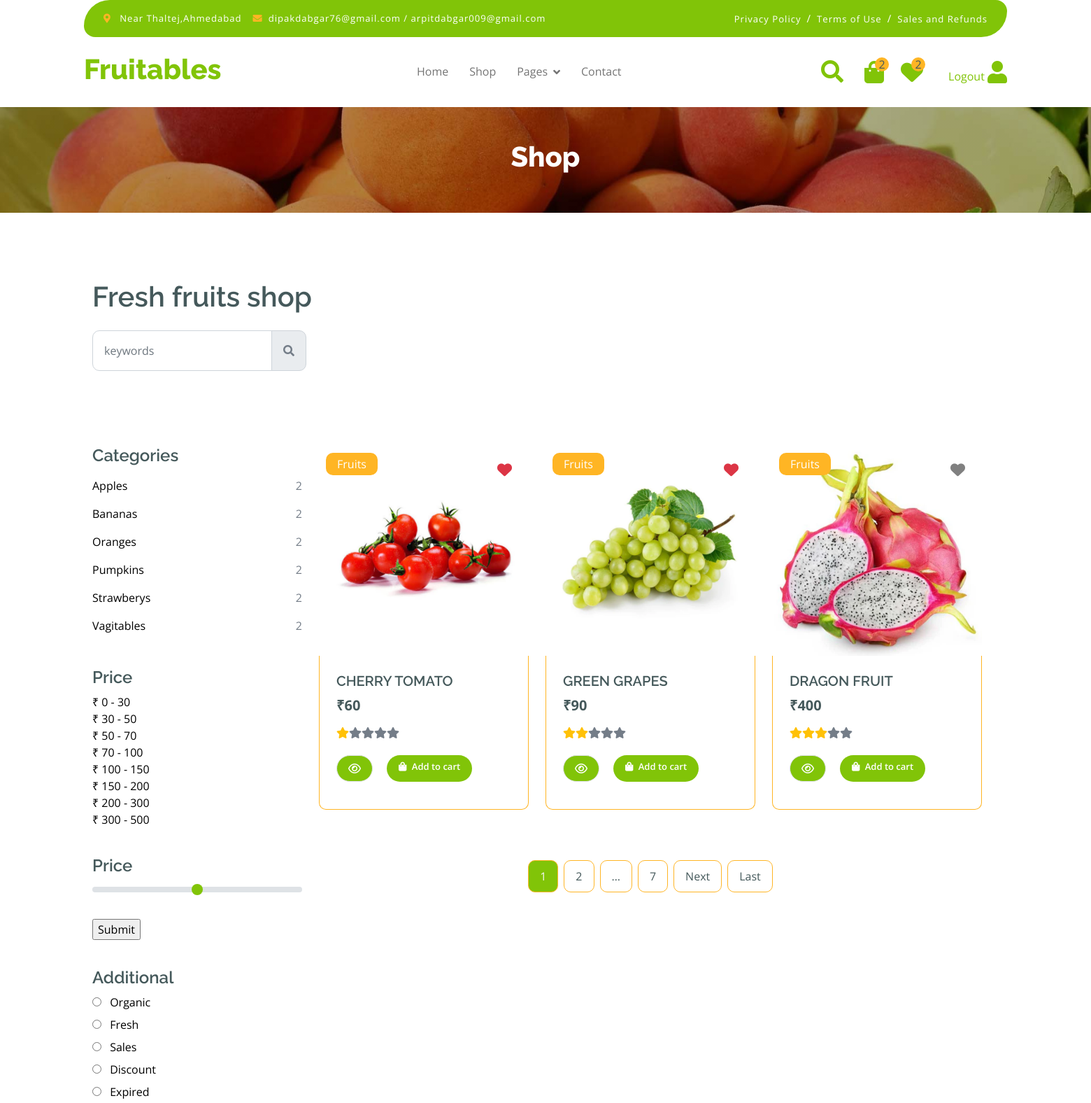
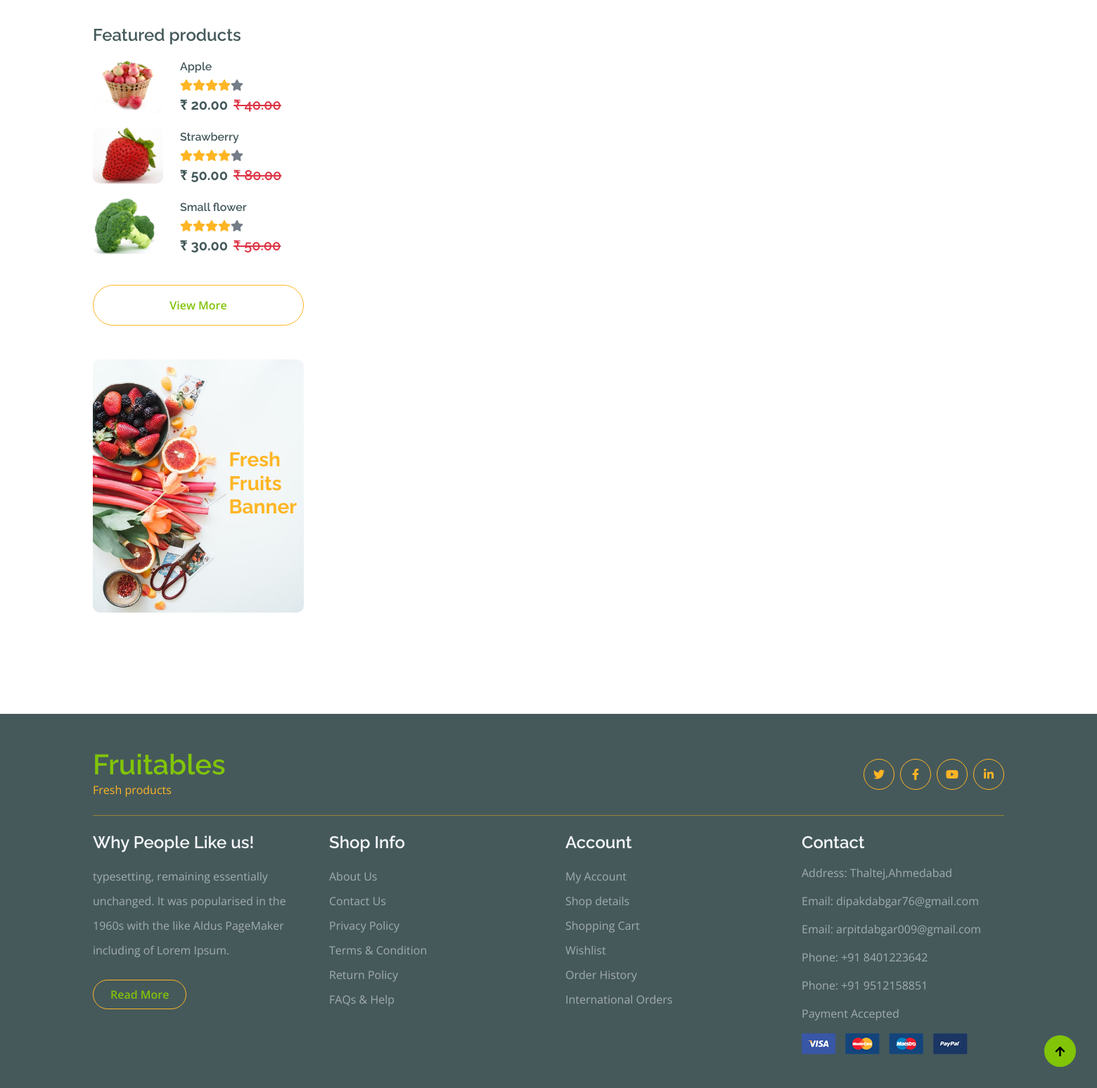
Screenshot of /shop (signed in) with the database file from the repository (2 pictures, top to bottom).
### app/models.py (models this page shows, shortened)
class category(models.Model):
    name1=models.CharField(max_length=30)

class price(models.Model):
    price1 = models.CharField(max_length=50)

class product(models.Model):
    main_category=models.ForeignKey(main_category,on_delete=models.CASCADE,blank=True,null=True)
    sub_category=models.ForeignKey(sub_category,on_delete=models.CASCADE,blank=True,null=True)
    price1=models.ForeignKey(price,on_delete=models.CASCADE,blank=True,null=True)
    name1=models.ForeignKey(category,on_delete=models.CASCADE,blank=True,null=True)
    img=models.ImageField(upload_to='media')
    star=models.IntegerField(default=0)
    name=models.CharField(max_length=50)
    price=models.IntegerField()
    des=models.TextField(blank=True,null=True)

### app/views.py (the view)
# urls.py: path('shop', views.shop, name='shop'),
def shop(request):
    if 'email' in request.session:
        uid=User.objects.get(email=request.session['email'])
        count=category.objects.filter(name1=uid).count()
        count=addcart.objects.filter(user=uid).count()
        pp=product.objects.all().order_by("-id")
        w_count=Add_Whishlist.objects.filter(user_id=uid).count()
        whishlist_product=Add_Whishlist.objects.filter(user_id=uid)
        l1=[]
        for i in whishlist_product:
            l1.append(i.product_id.id)
        mid=main_category.objects.all()
        cid=request.GET.get("cid")
        piz=price.objects.all()
        piz2=request.GET.get("piz2")
        cat=category.objects.all()
        cat2=request.GET.get("cat2")
        S=request.GET.get("sort")
        if cid:
            pp=product.objects.filter(sub_category=cid)
        elif piz2:
            pp=product.objects.filter(price1=piz2)
        elif cat2:
            pp=product.objects.filter(name1=cat2)
        elif S=="lth":
            pp=product.objects.all().order_by("price")
        elif S=="htl":
            pp=product.objects.all().order_by("-price")
        elif S=="atz":
            pp=product.objects.all().order_by("name")
        elif S=="zta":
            pp=product.objects.all().order_by("-name")
        else:
            pp=product.objects.all().order_by("-id")
        paginator=Paginator(pp,3)
        page_number=request.GET.get("page",1)
        pp=paginator.get_page(page_number)
        show_page=paginator.get_elided_page_range(page_number,on_each_side=1,on_ends=1)
        con={'pp':pp,
            'mid':mid,
            'cat':cat,
            'piz':piz,
            "min1":0,
            'count':count,
            'count':count,
            "w_count":w_count,
            "whishlist_product":whishlist_product,"l1":l1,"show_page":show_page}
        return render(request,"shop.html",con)
    else:
        return render(request,"login.html")

### app/templates/shop.html (shortened to what this page needs)
{% extends "index.html" %} {% load static %} {% block content %}
<div class="container-fluid page-header py-5">
  <h1 class="text-center text-white display-6">Shop</h1>
</div>
<div class="container-fluid fruite py-5">
  <div class="container py-5">
    <h1 class="mb-4">Fresh fruits shop</h1>
    <div class="row g-4">
      <div class="col-lg-12">
        <div class="row g-4">
          <div class="col-xl-3">
            <div class="input-group w-100 mx-auto d-flex">
              <input type="search" class="form-control p-3" placeholder="keywords" aria-describedby="search-icon-1" />
              <span id="search-icon-1" class="input-group-text p-3"><i class="fa fa-search"></i></span>
            </div>
          </div>
          <div class="col-6"></div>
          <div class="col-xl-3">
            <form method="get" action="{% url 'shop' %}" id="fruitform">
              <div class=" ps-3 py-3 rounded d-flex mb-4">
              </div>
            </form>
          </div>
        </div>
      </div>
      <div class="row g-4">
        <div class="col-lg-3">
          <div class="row g-4">
            <div class="col-lg-12">
              <div class="mb-3">
                <h4>Categories</h4>
                <ul class="list-unstyled fruite-categorie">
                  <li>
                    {% for i in cat %}
                    <div class="d-flex justify-content-between fruite-name">
                      <a href="/shop?cat2={{i.id}}" style="color:black;">{{i.name1}}</a>
                      <span>{{count}}</span>
                    </div>
                    {% endfor %}
                  </li>
                </ul>
              </div>
            </div>
            <div class="col-lg-12">
              <div class="mb-3">
                <h4 class="mb-2">Price</h4>
                {% for i in piz %}
                <a href="/shop?piz2={{i.id}}" style="color:black;font-size:large-50px"> &#8377; {{i.price1}}</a><br>
                {% endfor %}
              </div>
            </div>
            <form action="{% url 'filter_price' %}"  method="post">
              <div class="col-lg-12">
                  <div class="mb-3">
                      <h4 class="mb-2">Price</h4>
                      <input type="range" class="form-range w-100" id="rangeInput"   value="{{max1}}" oninput="amount.value=rangeInput.value" min="0" max="1500" name="max1">
                      <br/>
                      <input type="submit"  value="Submit" >
                  </div>
              </div>
          </form>
            <div class="col-lg-12">
              <div class="mb-3" style="color: black;">
                <h4>Additional</h4>
                <div class="mb-2">
                  <input type="radio" class="me-2" id="Categories-1" name="Categories-1" value="Beverages" />
                  <label for="Categories-1"> Organic</label>
                </div>
                <div class="mb-2">
                  <input type="radio" class="me-2" id="Categories-2" name="Categories-1" value="Beverages" />
                  <label for="Categories-2"> Fresh</label>
                </div>
                <div class="mb-2">
                  <input type="radio" class="me-2" id="Categories-3" name="Categories-1" value="Beverages" />
                  <label for="Categories-3"> Sales</label>
                </div>
                <div class="mb-2">
                  <input type="radio" class="me-2" id="Categories-4" name="Categories-1" value="Beverages" />
                  <label for="Categories-4"> Discount</label>
                </div>
                <div class="mb-2">
                  <input type="radio" class="me-2" id="Categories-5" name="Categories-1" value="Beverages" />
                  <label for="Categories-5"> Expired</label>
                </div>
              </div>
            </div>
            <div class="col-lg-12">
              <h4 class="mb-3">Featured products</h4>
              <div class="d-flex align-items-center justify-content-start">
                <div class="rounded me-4" style="width: 100px; height: 100px">
                  <img src="{% static 'img/featur-1.jpg' %}" class="img-fluid rounded" alt="" />
                </div>
                <div>
                  <h6 class="mb-2">Apple</h6>
                  <div class="d-flex mb-2">
                    <i class="fa fa-star text-secondary"></i>
                    <i class="fa fa-star text-secondary"></i>
                    <i class="fa fa-star text-secondary"></i>
                    <i class="fa fa-star text-secondary"></i>
                    <i class="fa fa-star"></i>
                  </div>
                  <div class="d-flex mb-2">
                    <h5 class="fw-bold me-2">₹ 20.00 </h5>
                    <h5 class="text-danger text-decoration-line-through">
                      ₹ 40.00
                    </h5>
                  </div>
                </div>
              </div>
              <div class="d-flex align-items-center justify-content-start">
                <div class="rounded me-4" style="width: 100px; height: 100px">
                  <img src="{% static 'img/featur-2.jpg' %}" class="img-fluid rounded" alt="" />
                </div>
                <div>
                  <h6 class="mb-2">
                    Strawberry</h6>
                  <div class="d-flex mb-2">
                    <i class="fa fa-star text-secondary"></i>
                    <i class="fa fa-star text-secondary"></i>
                    <i class="fa fa-star text-secondary"></i>
                    <i class="fa fa-star text-secondary"></i>
                    <i class="fa fa-star"></i>
                  </div>
                  <div class="d-flex mb-2">
                    <h5 class="fw-bold me-2">₹ 50.00</h5>
                    <h5 class="text-danger text-decoration-line-through">
                      ₹ 80.00
                    </h5>
                  </div>
                </div>
              </div>
              <div class="d-flex align-items-center justify-content-start">
                <div class="rounded me-4" style="width: 100px; height: 100px">
                  <img src="{% static 'img/featur-3.jpg' %}" class="img-fluid rounded" alt="" />
                </div>
                <div>
                  <h6 class="mb-2">Small flower</h6>
                <div class="d-flex mb-2">
                  <i class="fa fa-star text-secondary"></i>
                  <i class="fa fa-star text-secondary"></i>
                  <i class="fa fa-star text-secondary"></i>
                  <i class="fa fa-star text-secondary"></i>
                  <i class="fa fa-star"></i>
                </div>
                  <div class="d-flex mb-2">
                    <h5 class="fw-bold me-2">₹ 30.00</h5>
                    <h5 class="text-danger text-decoration-line-through">
                      ₹ 50.00
                    </h5>
                  </div>
                </div>
              </div>
              <div class="d-flex justify-content-center my-4">
                <a href="#" class="btn border border-secondary px-4 py-3 rounded-pill text-primary w-100">View More</a>
              </div>
            </div>
            <div class="col-lg-12">
              <div class="position-relative">
                <img src="{% static 'img/banner-fruits.jpg' %}" class="img-fluid w-100 rounded" alt="" />
                <div class="position-absolute" style="top: 50%; right: 10px; transform: translateY(-50%)">
                  <h3 class="text-secondary fw-bold">
                    Fresh <br />
                    Fruits <br />
                    Banner
                  </h3>
                </div>
              </div>
            </div>
          </div>
        </div>
        <div class="col-lg-9">
          <div class="row g-4 justify-content-center">
            {% for i in pp %}
            <div class="col-md-6 col-lg-6 col-xl-4">
              <div class="rounded position-relative fruite-item">
                <div class="fruite-img">
                  <img src="{{i.img.url}}" class="img-fluid w-100 rounded-top" alt="" style="height: 300px" />
                </div>
                <div class="text-white bg-secondary px-3 py-1 rounded position-absolute" style="top: 10px; left: 10px">
                  Fruits
                </div>
                {% if i.id in l1 %}
                <a href="{% url 'add_whishlist' i.id %}"  class="position-absolute top-0 end-0 me-4 my-4" >
                  <i class="fa-solid fa-heart text-danger" style="color: red;font-size :21px;"></i>
                </a>
                {% else %}
                <a href="{% url 'add_whishlist' i.id %}" class="position-absolute top-0 end-0 me-4 my-4">
                  <i class="fa-solid fa-heart "  style="color: gray;font-size :21px;"></i>
                </a>
                {% endif %}
                <div class="p-4 border border-secondary border-top-0 rounded-bottom" style="height: 220px;">
                  <h5>{{i.name}}</h5>
                  <div class="d-flex justify-content-between flex-lg-wrap">
                    <p class="text-dark fs-5 fw-bold mb-0">&#8377;{{i.price}}</p>
                  </div>
                  <div class="d-flex mb-4 mt-3" >
                    <i {% if i.star < 1 %} class="fa fa-star" {% else %} class="fa fa-star text-warning" {% endif %}></i>
                    <i {% if i.star < 2 %} class="fa fa-star " {% else %} class="fa fa-star text-warning" {% endif %}></i>
                    <i {% if i.star < 3 %} class="fa fa-star " {% else %} class="fa fa-star text-warning" {% endif %}></i>
                    <i {% if i.star < 4 %} class="fa fa-star" {% else %} class="fa fa-star text-warning" {% endif %}></i>
                    <i {% if i.star < 5 %} class="fa fa-star" {% else %} class="fa fa-star text-warning" {% endif %}></i>
                  </div>
                  <div style="display: flex; gap:20px;">
                    <a href="{% url 'shop_detail1' i.id %}" class="btn border  rounded-pill px-3 text-primary"  style="background-color: #81C408;color:white"><i
                        class="fa-regular fa-eye" style="color: white;"></i>
                    </a>
                    <a href="{% url 'add_to_cart' i.id %}" class="btn color:white rounded-pill px-3 "
                      style="font-size: 13px;background-color: #81C408;color:white" ><i class="fa fa-shopping-bag me-1" style="color: white;"></i>
                      Add to cart</a>
                  </div>
                  <br>
                </div>
              </div>
            </div>
            {% endfor %}
         <div class="col-12">
              <div class="pagination d-flex justify-content-center mt-5">
                {% for i in show_page %}
                {% if i == pp.number %}
                <a href="?page={{i}}"  class="active rounded">{{i}}</a>
                {% elif i == "..." %}
                <a href="..." class="rounded">...</a>
                {% else %}
                <a href="?page={{i}}" class="rounded">{{i}}</a>
                {% endif %}
                {% endfor %}
                {% if pp.has_next %}
                <a href="?page={{pp.next_page_number}}" class="rounded">Next</a>
                <a href="?page={{pp.paginator.num_pages}}" class="rounded">Last</a>
                {% endif %}
              </div>
            </div>
          </div>
        </div>
      </div>
    </div>
  </div>
</div>
{% endblock %}

### rows the page displays
category: name1 "Apples", count "2"
category: name1 "Bananas", id "2"
category: name1 "Oranges", count "2"
category: name1 "Pumpkins", count "2"
category: name1 "Strawberys", count "2"
category: name1 "Vagitables", count "2"
price: price1 "0 - 30"
price: price1 "30 - 50"
price: price1 "50 - 70"
price: price1 "70 - 100"
price: price1 "100 - 150"
price: price1 "150 - 200"
price: price1 "200 - 300"
price: price1 "300 - 500"
product: img (picture), name "CHERRY TOMATO", price "60", star 1 (drawn)
product: img (picture), name "GREEN GRAPES", price "90", star 2 (drawn)
product: img (picture), name "DRAGON FRUIT", price "400", star 3 (drawn)

### other values shown
{{ count }} "2"
{{ w_count }} "2"
{{ i }} "1"
{{ i }} "2" "…" "7"
